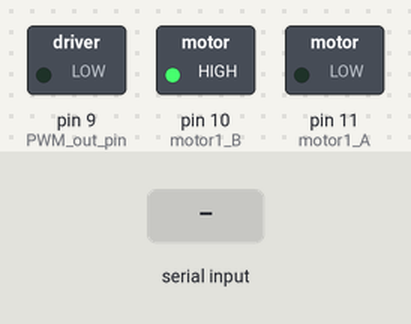
Simulated run of this sketch. Board: Arduino Uno, built with avr-gcc and run on an emulated ATmega328P. On the bench: switched loads named in the sketch (green lamp = pin HIGH). The inputs (shaded band) are chosen by the test bench. What the sketch prints to the serial monitor is not drawn.

Above: at 1.2 s.
1.3 s: byte 30 received over Serial
At 2.1 s:
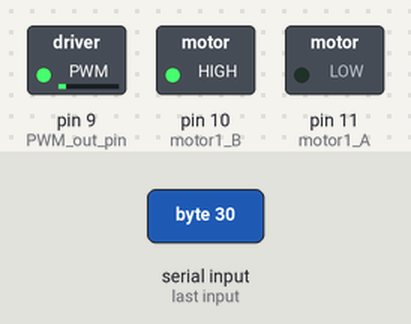
2.8 s: byte 90 received over Serial
At 3.2 s:
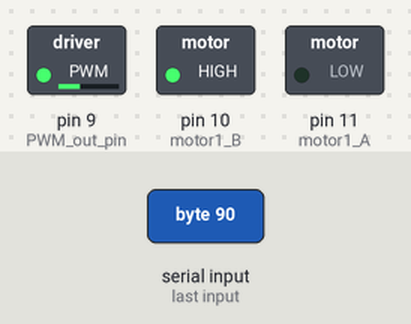
Timing chart, 0 to 5.8 s (numbered marks = the images above; inputs shaded):
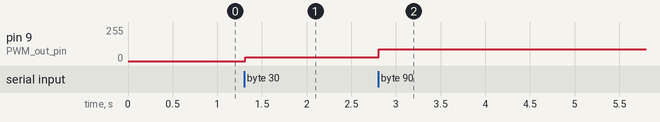

The sketch:

tape.ino
```cpp
/*************************************************


==== 1970 ====

TAPE RECEIVER: TAPE.INO
KENO WESTHOFF
HOCHSCHULE FÜR KÜNSTE BREMEN
2016


*************************************************/


// MOTOR PINS AND LEVELS
byte PWM_out_level;
const int motor1_A = 11;
const int motor1_B = 10;
const int PWM_out_pin = 9;

// LED PIN
const int LED = 13;

byte message;

void setup() {
  pinMode(motor1_A, OUTPUT);
  pinMode(motor1_B, OUTPUT);
  pinMode(PWM_out_pin, OUTPUT);
  Serial.begin(9600);

  digitalWrite(motor1_A, LOW);
  digitalWrite(motor1_B, HIGH);

  delay(20);
}

void loop() {
  if (Serial.available() > 0) {
    message = Serial.read();
    digitalWrite(13, HIGH);
  }

  PWM_out_level = map(message, 0, 128, 0, 128);
  //PWM_out_level = message;
  Serial.println(message);

  analogWrite(PWM_out_pin, PWM_out_level);
  //delay(500);
  Serial.println(PWM_out_level);
}
```

Measured:
- after the input at 1.3 s, pin 9 (PWM_out_pin): 0/255 → 30/255 at once
- after the input at 2.8 s, pin 9 (PWM_out_pin): 30/255 → 90/255 at once
